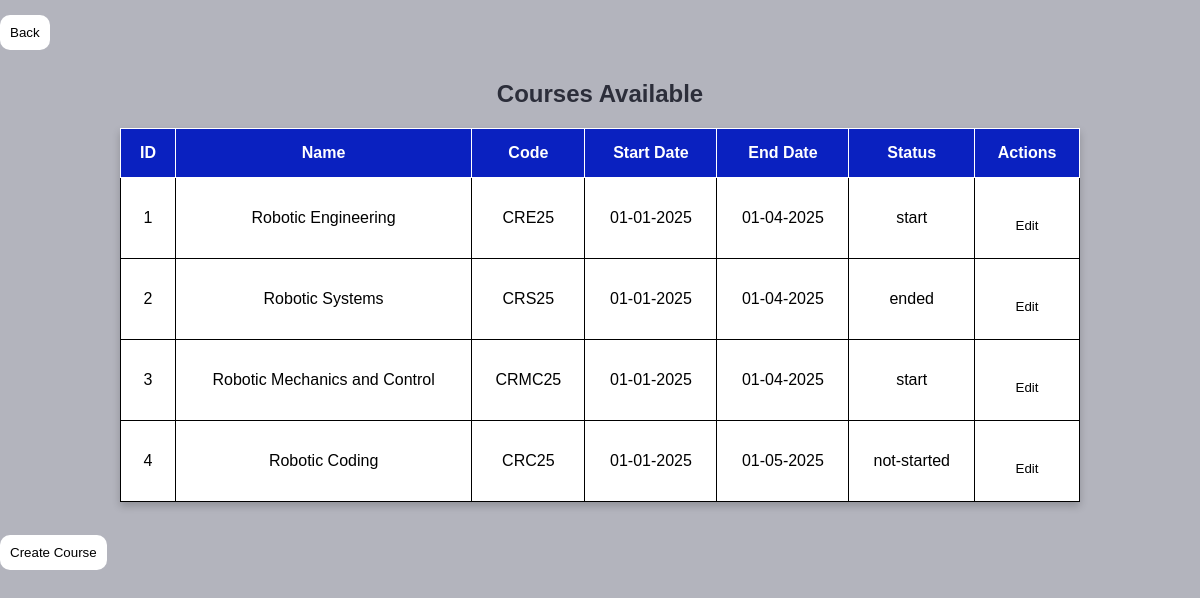
Before: /php/view_course.php (signed in) with the older database file.
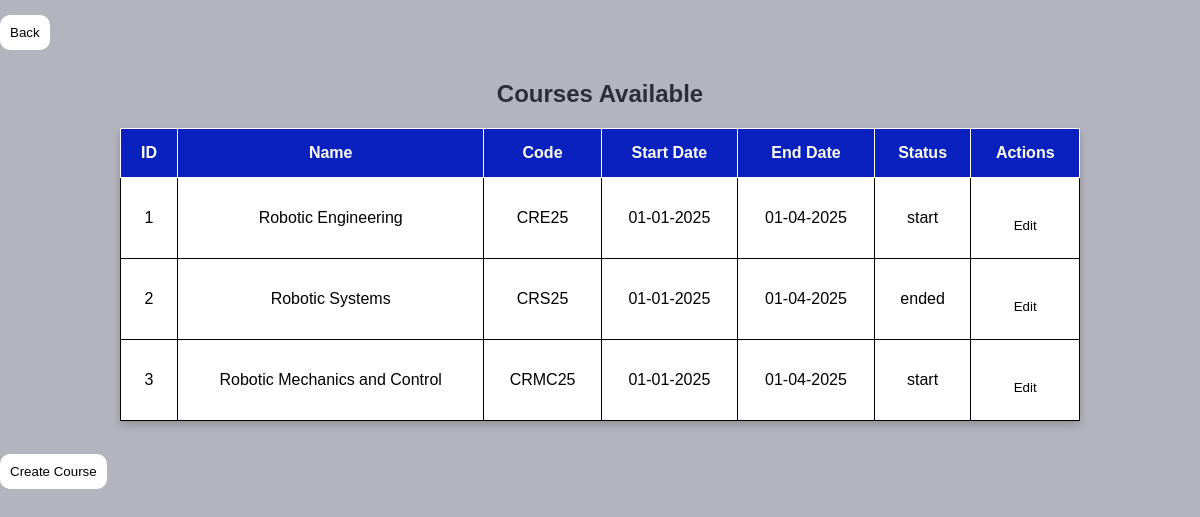
After: the same page with the newer database file.
### tables this page shows
CREATE TABLE `course` (
  `ID` int(11) NOT NULL,
  `NAME` varchar(50) DEFAULT NULL,
  `START_DATE` date DEFAULT NULL,
  `END_DATE` date DEFAULT NULL,
  `CODE` varchar(50) DEFAULT NULL,
  `status` enum('not-started','start','in-progress','ended') DEFAULT 'not-started'
);

### php/view_course.php (the view, shortened to what this page needs)
<?php
$conn = db_connect();
$sql = "SELECT ID, NAME, CODE, START_DATE, END_DATE, STATUS FROM course";
$result = $conn->query($sql);
?>
<!DOCTYPE html>
<html>
<body>
<a href="admin_dashboard.php"><button>Back</button></a>
    <h2>Courses Available</h2>
    <table border="1">
        <tr>
            <th>ID</th>
            <th>Name</th>
            <th>Code</th>
            <th>Start Date</th>
            <th>End Date</th>
            <th>Status</th>
            <th>Actions</th>
        </tr>
        <?php while ($row = $result->fetch_assoc()): ?>
            <tr>
                <td><?= $row['ID'] ?></td>
                <td><?= htmlspecialchars($row['NAME']) ?></td>
                <td><?= htmlspecialchars($row['CODE']) ?></td>
                <td>
                    <?= ($row['START_DATE'] !== '0000-00-00')
                        ? date("d-m-Y", strtotime($row['START_DATE']))
                        : 'N/A'; ?>
                </td>
                <td>
                    <?= ($row['END_DATE'] !== '0000-00-00')
                        ? date("d-m-Y", strtotime($row['END_DATE']))
                        : 'N/A'; ?>
                </td>
                <td>
                    <?= htmlspecialchars($row['STATUS']) ?></td>
                <td>
                    <a href="update1.php?id=<?= $row['ID'] ?>"><button>Edit</button></a>
                </td>
            </tr>
        <?php endwhile; ?>
    </table><br>
    <a href="create_course.php"><button>Create Course</button></a>
    <br></br>
</body>
</html>

Changed rows visible on the page:
removed course: ID "4", NAME "Robotic Coding", CODE "CRC25", START_DATE "01-01-2025", END_DATE "01-05-2025", status "not-started"
